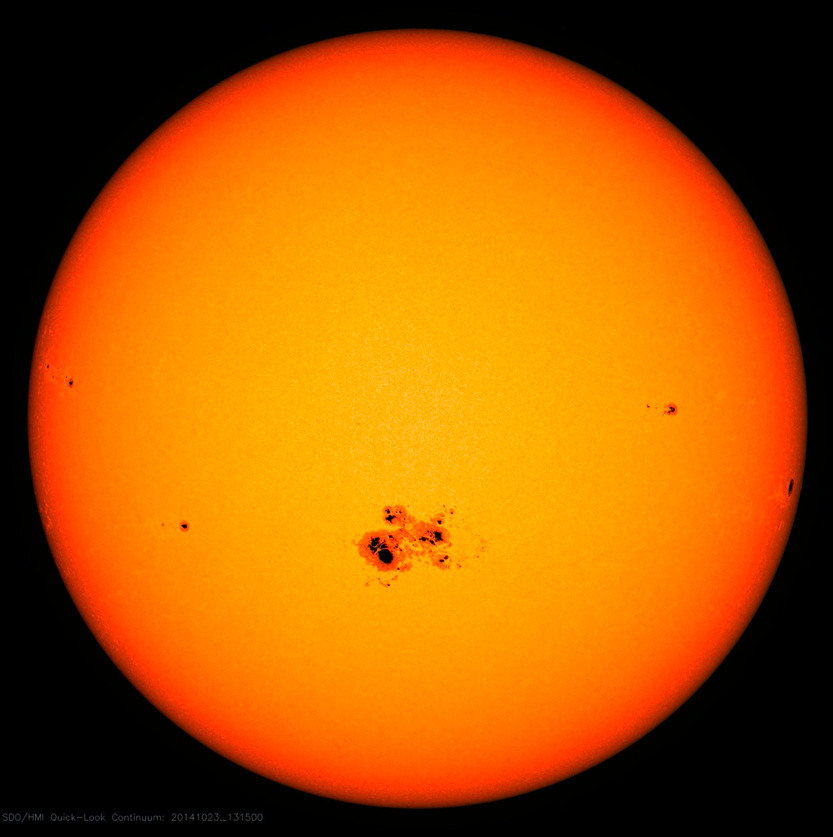
#> input picture zon.png, 833 x 837 px
$ python 'vierkantjes tellen.py'
#> lines starting #> are read from the running program, lines starting #| are printed output that depends on the picture; after the words box and inside, x2 and y2 are one past the last pixel; in counts of white or black regions, pixels touching at a corner belong together
#!/usr/bin/env python3
# -*- coding: utf-8 -*-
"""
Created on Fri Oct  6 13:36:19 2023

@author: johannesreiker
"""
import cv2
import numpy as np
import matplotlib.pyplot as plt

# Load the input image
img = cv2.imread('zon.png')
#> img is the input picture: shape (837, 833, 3); mean B, G, R 0.6, 87.1, 169.9
img = cv2.cvtColor(img, cv2.COLOR_BGR2RGB)

# Define lower and upper bounds for the color range
lower = np.array([18, 18, 18])
higher = np.array([250, 250, 250])

# Create a binary mask using inRange
mask = cv2.inRange(img, lower, higher)
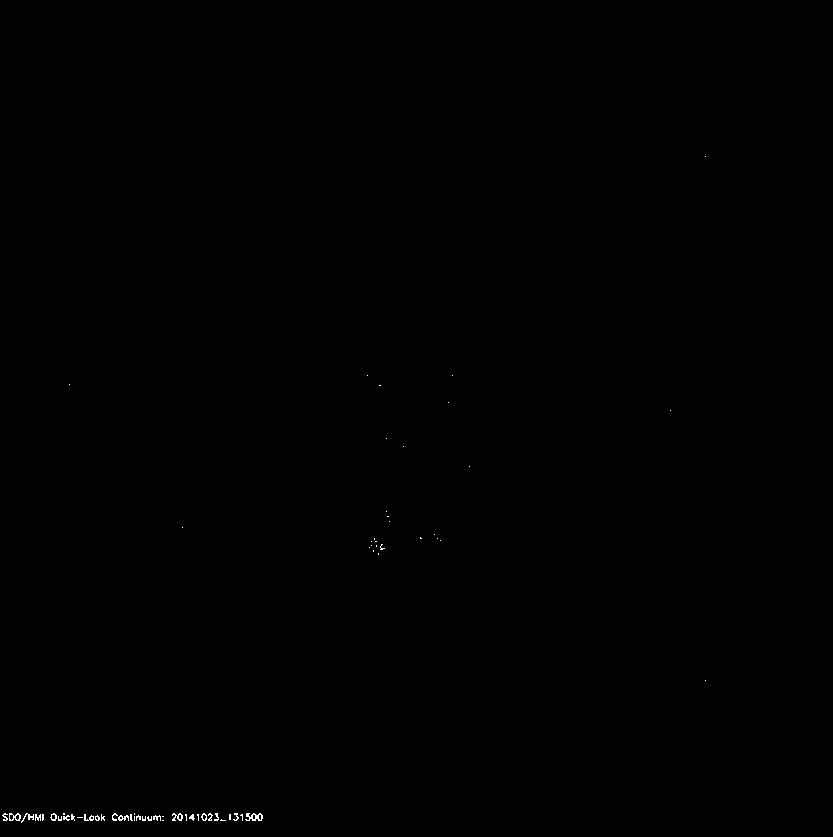
#> mask: shape (837, 833); 0.12% white in thin lines or dots, all inside (x1, y1, x2, y2) = (2, 156, 706, 823)

# Apply Gaussian smoothing to the binary mask to reduce noise
smoothed_mask = cv2.GaussianBlur(mask, (15, 15), 0)

# Find contours in the smoothed binary mask
contours, _ = cv2.findContours(smoothed_mask, cv2.RETR_EXTERNAL, cv2.CHAIN_APPROX_SIMPLE)
#> contours = 16 contours; largest, box (x1, y1, x2, y2) and area: (0, 806, 270, 829) 4986, (364, 532, 391, 561) 500, (414, 529, 446, 546) 324, (381, 506, 395, 527) 209, (373, 379, 387, 392) 120

# Create a copy of the original image to draw green lines on
result_img = img.copy()

# Define the color for the green lines (in RGB format)
blue_color = (0, 0, 255)

# Draw green lines over the smoothed contours
cv2.drawContours(result_img, contours, -1, blue_color, 2)
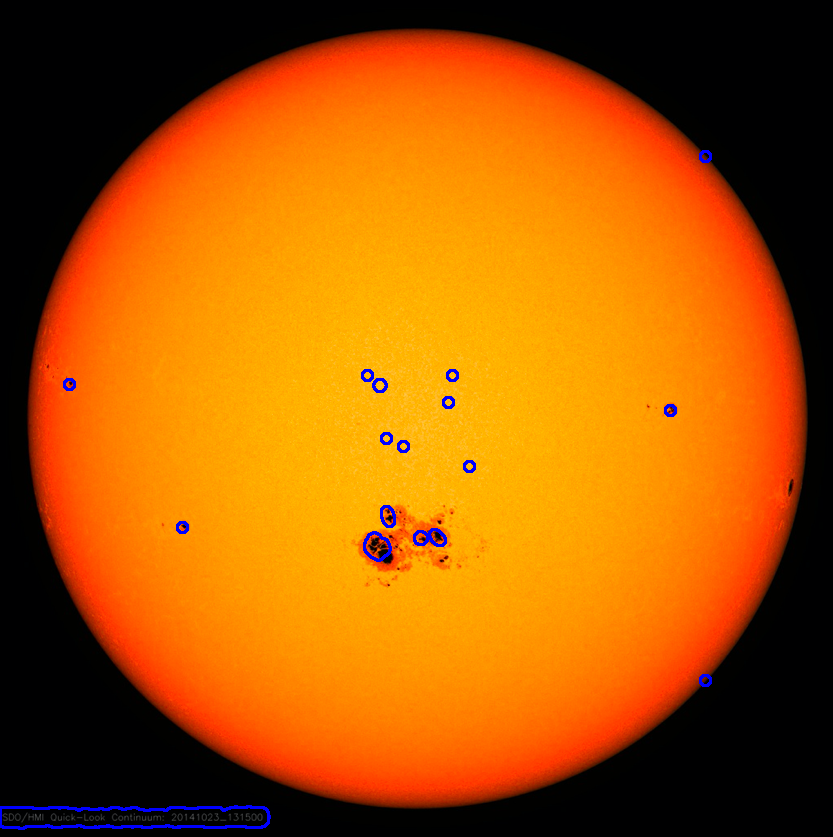
#> result_img: shape (837, 833, 3); mean R, G, B 169.2, 86.8, 2.1

# Initialize a counter for rectangles
rectangle_count = 0

# Iterate through the contours and draw green rectangles
for contour in contours:
    x, y, w, h = cv2.boundingRect(contour)
    aspect_ratio = float(w) / h

    # You can adjust the aspect ratio range to filter out non-rectangular shapes
    if 0.8 <= aspect_ratio <= 1.2:
        cv2.rectangle(result_img, (x, y), (x + w, y + h), blue_color, 3)
        rectangle_count += 1
#> this loop made 16 passes
#> (x, y, w, h, aspect_ratio) on passes 1 to 12: (0, 806, 270, 23, 11.74), (700, 675, 11, 11, 1), (364, 532, 27, 29, 0.931), (414, 529, 32, 17, 1.88), (177, 522, 11, 11, 1), (381, 506, 14, 21, 0.667), (464, 461, 11, 11, 1), (398, 441, 11, 11, 1), (381, 433, 11, 11, 1), (665, 405, 11, 11, 1), (443, 397, 11, 11, 1), (373, 379, 14, 13, 1.08)
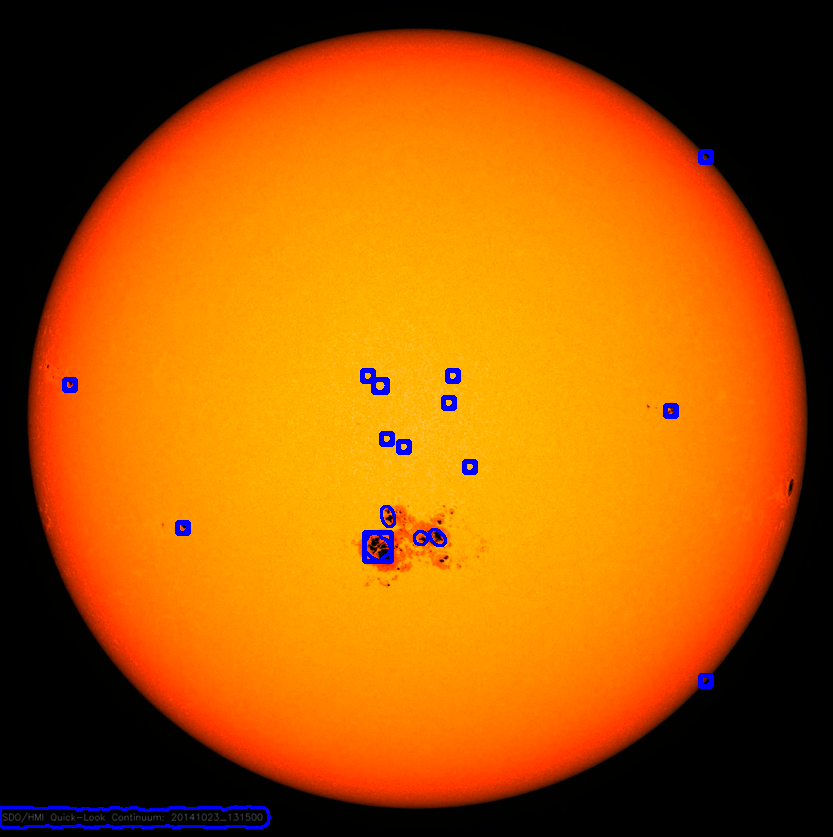
#> result_img: shape (837, 833, 3); 0.24% of pixels changed, all inside (x1, y1, x2, y2) = (62, 149, 714, 689)
#> after the loop, rectangle_count = 13

# Display the result using matplotlib
plt.imshow(result_img)
plt.axis('off')
plt.show()

# Optionally, save the result
cv2.imwrite('result_image.jpg', cv2.cvtColor(result_img, cv2.COLOR_RGB2BGR))

# Print the number of rectangles found
print(f"Number of rectangles: {rectangle_count}")
#| Number of rectangles: 13
